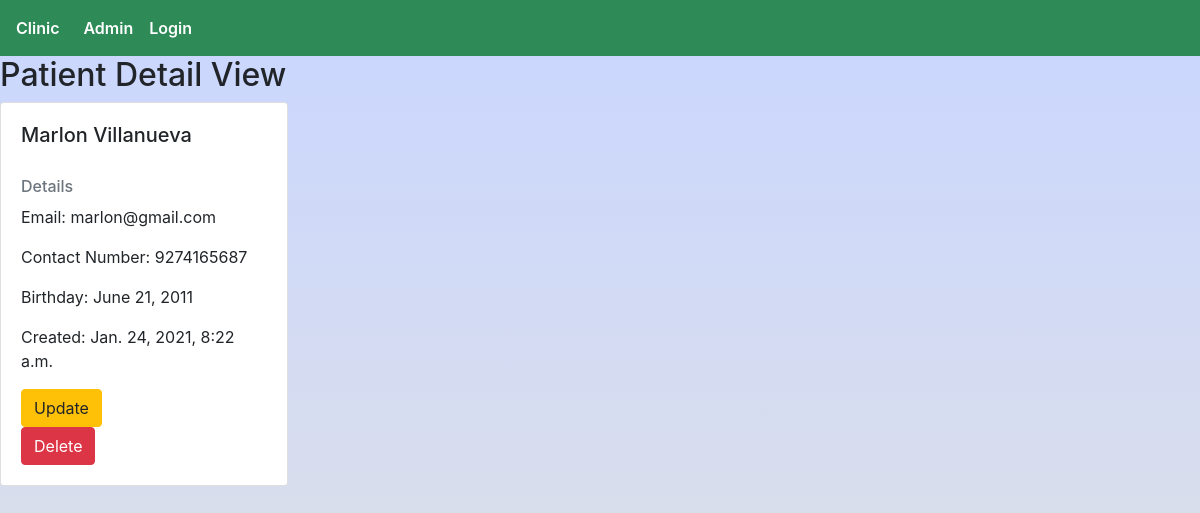
The app's page /patient/1/ with its own data.
### patient/models.py (models this page shows, shortened)
class Patient(models.Model):
    first_name = models.CharField(max_length=255)
    last_name = models.CharField(max_length=255)
    email = models.EmailField(unique=True)
    contact_number = models.IntegerField()
    birthday = models.DateField()
    created_on = models.DateTimeField(auto_now_add=True)
    profile_picture = models.ImageField(blank=True)

### patient/views.py (the view)
# urls.py: path('<int:pk>/',views.PatientsDetailView.as_view(),name='detail'),
class PatientsDetailView(generic.DetailView):
    template_name = 'patient/patient_detail.html'
    context_object_name = 'patient_detail'
    model = Patient

### templates/patient/patient_detail.html
{% extends 'core/base.html' %}
{% block body_block %}
<h2>Patient Detail View</h2>
<div class="card" style="width: 18rem;">
    <div class="card-body">
      <h5 class="card-title">{{patient_detail.first_name | title}} {{patient_detail.last_name | title}}</h5>
      <br>
      <h6 class="card-subtitle mb-2 text-muted">Details</h6>
      <p class="card-text">Email: {{patient_detail.email}}</p>
      <p class="card-text">Contact Number: {{patient_detail.contact_number}}</p>
      <p class="card-text">Birthday: {{patient_detail.birthday}}</p>
      <p class="card-text">Created: {{patient_detail.created_on}}</p>
      <a href="{% url 'patient:update' pk=patient_detail.id %}" class="btn btn-warning">Update</a>
      <br>
      <a href="{% url 'patient:delete' pk=patient_detail.id%}" class="btn btn-danger">Delete</a>
    </div>
  </div>
{% endblock body_block %}

### static/css/main.css (style rules this page uses)
html, body { margin: 0; padding: 0; box-sizing: border-box; height: 100%; background: #C9D6FF; background: -webkit-linear-gradient(to top, #E2E2E2, #C9D6FF); background: linear-gradient(to top, #E2E2E2, #C9D6FF); }

### records on screen
Patient: first_name "Marlon", last_name "Villanueva", email "marlon@gmail.com", contact_number "9274165687", birthday "June 21, 2011", created_on "Jan. 24, 2021, 8:22 a.m."
